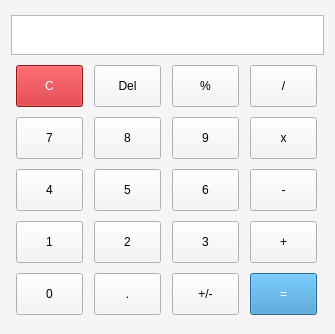
<?xml version="1.0" encoding="UTF-8"?>
<ui version="4.0">
 <class>MainWindow</class>
 <widget class="QMainWindow" name="MainWindow">
  <property name="enabled">
   <bool>true</bool>
  </property>
  <property name="geometry">
   <rect>
    <x>0</x>
    <y>0</y>
    <width>335</width>
    <height>334</height>
   </rect>
  </property>
  <property name="sizePolicy">
   <sizepolicy hsizetype="Fixed" vsizetype="Fixed">
    <horstretch>0</horstretch>
    <verstretch>0</verstretch>
   </sizepolicy>
  </property>
  <property name="minimumSize">
   <size>
    <width>306</width>
    <height>319</height>
   </size>
  </property>
  <property name="maximumSize">
   <size>
    <width>16777215</width>
    <height>16777215</height>
   </size>
  </property>
  <property name="windowTitle">
   <string>Calculator</string>
  </property>
  <property name="styleSheet">
   <string notr="true">background-color: #f5f5f5;
color: rgb(0, 0, 0);
</string>
  </property>
  <widget class="QWidget" name="centralWidget">
   <property name="sizePolicy">
    <sizepolicy hsizetype="Fixed" vsizetype="Fixed">
     <horstretch>0</horstretch>
     <verstretch>0</verstretch>
    </sizepolicy>
   </property>
   <property name="styleSheet">
    <string notr="true">QPushButton {
min-width: 65;
min-height: 40;
max-width: 65;
max-height: 40;
}</string>
   </property>
   <layout class="QVBoxLayout" name="verticalLayout">
    <item>
     <widget class="QLabel" name="displayPanel">
      <property name="minimumSize">
       <size>
        <width>290</width>
        <height>40</height>
       </size>
      </property>
      <property name="maximumSize">
       <size>
        <width>16777215</width>
        <height>40</height>
       </size>
      </property>
      <property name="font">
       <font>
        <family>Open Sans</family>
        <pointsize>20</pointsize>
        <weight>50</weight>
        <italic>false</italic>
        <bold>false</bold>
        <kerning>true</kerning>
       </font>
      </property>
      <property name="layoutDirection">
       <enum>Qt::LeftToRight</enum>
      </property>
      <property name="styleSheet">
       <string notr="true">border: 1 solid #b8b8b8;
background-color: #fff;</string>
      </property>
      <property name="text">
       <string/>
      </property>
      <property name="scaledContents">
       <bool>true</bool>
      </property>
      <property name="alignment">
       <set>Qt::AlignRight|Qt::AlignTrailing|Qt::AlignVCenter</set>
      </property>
      <property name="wordWrap">
       <bool>true</bool>
      </property>
      <property name="textInteractionFlags">
       <set>Qt::TextSelectableByKeyboard|Qt::TextSelectableByMouse</set>
      </property>
     </widget>
    </item>
    <item>
     <layout class="QHBoxLayout" name="horizontalLayout_5">
      <item>
       <widget class="QPushButton" name="actionClear">
        <property name="styleSheet">
         <string notr="true">background-color: #cb1a21;
color: #ffffff;</string>
        </property>
        <property name="text">
         <string>C</string>
        </property>
       </widget>
      </item>
      <item>
       <widget class="QPushButton" name="actionDel">
        <property name="text">
         <string>Del</string>
        </property>
       </widget>
      </item>
      <item>
       <widget class="QPushButton" name="actionPercent">
        <property name="text">
         <string>%</string>
        </property>
       </widget>
      </item>
      <item>
       <widget class="QPushButton" name="actionDiv">
        <property name="text">
         <string>/</string>
        </property>
        <attribute name="buttonGroup">
         <string notr="true">actionGroup</string>
        </attribute>
       </widget>
      </item>
     </layout>
    </item>
    <item>
     <layout class="QHBoxLayout" name="horizontalLayout_3">
      <item>
       <widget class="QPushButton" name="num7">
        <property name="text">
         <string>7</string>
        </property>
        <attribute name="buttonGroup">
         <string notr="true">numberGroup</string>
        </attribute>
       </widget>
      </item>
      <item>
       <widget class="QPushButton" name="num8">
        <property name="sizePolicy">
         <sizepolicy hsizetype="Fixed" vsizetype="Fixed">
          <horstretch>0</horstretch>
          <verstretch>0</verstretch>
         </sizepolicy>
        </property>
        <property name="text">
         <string>8</string>
        </property>
        <attribute name="buttonGroup">
         <string notr="true">numberGroup</string>
        </attribute>
       </widget>
      </item>
      <item>
       <widget class="QPushButton" name="num9">
        <property name="text">
         <string>9</string>
        </property>
        <attribute name="buttonGroup">
         <string notr="true">numberGroup</string>
        </attribute>
       </widget>
      </item>
      <item>
       <widget class="QPushButton" name="actionMul">
        <property name="text">
         <string>x</string>
        </property>
        <attribute name="buttonGroup">
         <string notr="true">actionGroup</string>
        </attribute>
       </widget>
      </item>
     </layout>
    </item>
    <item>
     <layout class="QHBoxLayout" name="horizontalLayout_2">
      <item>
       <widget class="QPushButton" name="num4">
        <property name="text">
         <string>4</string>
        </property>
        <attribute name="buttonGroup">
         <string notr="true">numberGroup</string>
        </attribute>
       </widget>
      </item>
      <item>
       <widget class="QPushButton" name="num5">
        <property name="text">
         <string>5</string>
        </property>
        <attribute name="buttonGroup">
         <string notr="true">numberGroup</string>
        </attribute>
       </widget>
      </item>
      <item>
       <widget class="QPushButton" name="num6">
        <property name="text">
         <string>6</string>
        </property>
        <attribute name="buttonGroup">
         <string notr="true">numberGroup</string>
        </attribute>
       </widget>
      </item>
      <item>
       <widget class="QPushButton" name="actionMinus">
        <property name="text">
         <string>-</string>
        </property>
        <attribute name="buttonGroup">
         <string notr="true">actionGroup</string>
        </attribute>
       </widget>
      </item>
     </layout>
    </item>
    <item>
     <layout class="QHBoxLayout" name="horizontalLayout">
      <property name="bottomMargin">
       <number>0</number>
      </property>
      <item>
       <widget class="QPushButton" name="num1">
        <property name="sizePolicy">
         <sizepolicy hsizetype="Fixed" vsizetype="Fixed">
          <horstretch>0</horstretch>
          <verstretch>0</verstretch>
         </sizepolicy>
        </property>
        <property name="minimumSize">
         <size>
          <width>67</width>
          <height>42</height>
         </size>
        </property>
        <property name="maximumSize">
         <size>
          <width>67</width>
          <height>42</height>
         </size>
        </property>
        <property name="text">
         <string>1</string>
        </property>
        <attribute name="buttonGroup">
         <string notr="true">numberGroup</string>
        </attribute>
       </widget>
      </item>
      <item>
       <widget class="QPushButton" name="num2">
        <property name="sizePolicy">
         <sizepolicy hsizetype="Fixed" vsizetype="Fixed">
          <horstretch>0</horstretch>
          <verstretch>0</verstretch>
         </sizepolicy>
        </property>
        <property name="text">
         <string>2</string>
        </property>
        <attribute name="buttonGroup">
         <string notr="true">numberGroup</string>
        </attribute>
       </widget>
      </item>
      <item>
       <widget class="QPushButton" name="num3">
        <property name="sizePolicy">
         <sizepolicy hsizetype="Fixed" vsizetype="Fixed">
          <horstretch>0</horstretch>
          <verstretch>0</verstretch>
         </sizepolicy>
        </property>
        <property name="maximumSize">
         <size>
          <width>67</width>
          <height>42</height>
         </size>
        </property>
        <property name="text">
         <string>3</string>
        </property>
        <attribute name="buttonGroup">
         <string notr="true">numberGroup</string>
        </attribute>
       </widget>
      </item>
      <item>
       <widget class="QPushButton" name="actionPlus">
        <property name="text">
         <string>+</string>
        </property>
        <attribute name="buttonGroup">
         <string notr="true">actionGroup</string>
        </attribute>
       </widget>
      </item>
     </layout>
    </item>
    <item>
     <layout class="QHBoxLayout" name="horizontalLayout_4">
      <property name="rightMargin">
       <number>0</number>
      </property>
      <item>
       <widget class="QPushButton" name="num0">
        <property name="text">
         <string>0</string>
        </property>
        <attribute name="buttonGroup">
         <string notr="true">numberGroup</string>
        </attribute>
       </widget>
      </item>
      <item>
       <widget class="QPushButton" name="comma">
        <property name="text">
         <string>.</string>
        </property>
       </widget>
      </item>
      <item>
       <widget class="QPushButton" name="actionSign">
        <property name="text">
         <string>+/-</string>
        </property>
       </widget>
      </item>
      <item>
       <widget class="QPushButton" name="actionCalc">
        <property name="styleSheet">
         <string notr="true">background-color: #3490cd;
color: #ffffff;</string>
        </property>
        <property name="text">
         <string>=</string>
        </property>
       </widget>
      </item>
     </layout>
    </item>
   </layout>
  </widget>
 </widget>
 <layoutdefault spacing="6" margin="11"/>
 <resources/>
 <connections/>
 <buttongroups>
  <buttongroup name="numberGroup"/>
  <buttongroup name="actionGroup"/>
 </buttongroups>
</ui>
